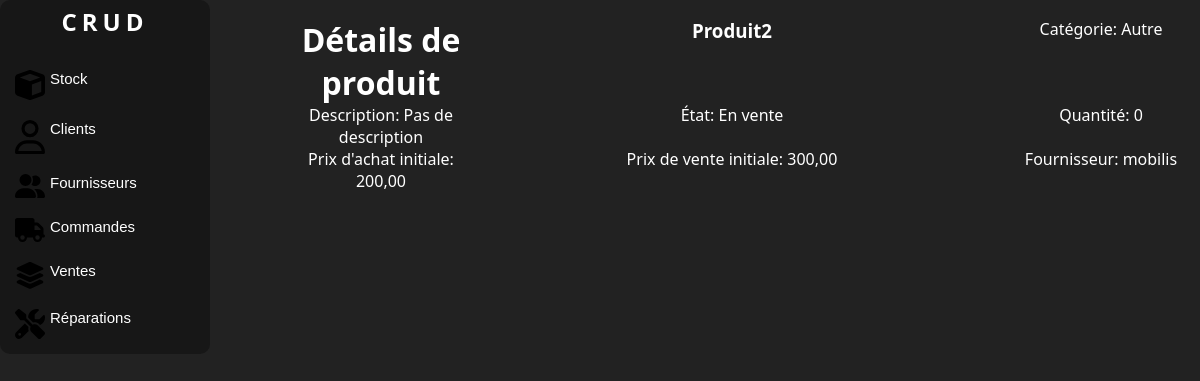
The app's page /produit/2/, older data.
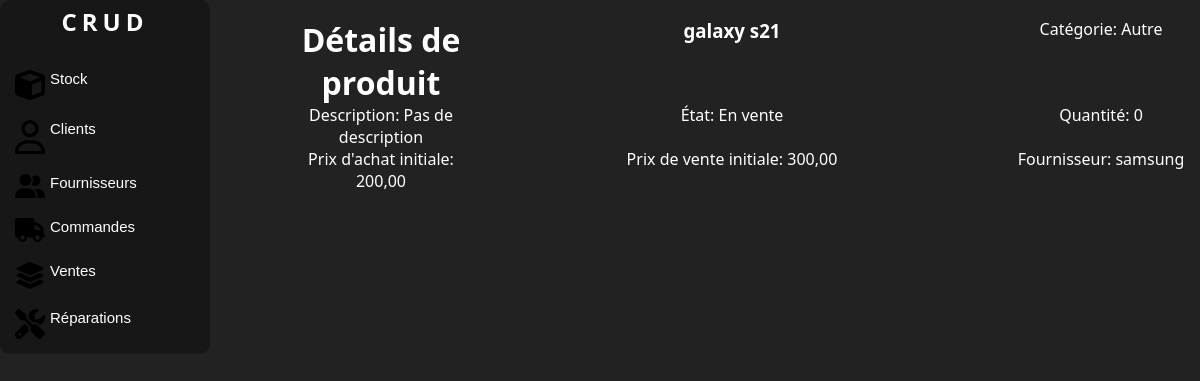
The same page, newer data.
### manager/models.py (models this page shows, shortened)
class Product(models.Model):
    STATE_CHOICES = [
        ('En vente', 'En vente'),
        ('En réparation', 'En réparation'),
    ]
    name = models.CharField(max_length=100, db_column='Nom')
    category = models.ForeignKey(Category, on_delete=models.SET_DEFAULT, default=1, db_column='Catégorie')
    description = models.TextField(db_column='Description', default='Pas de description')
    state = models.CharField(max_length=20, choices=STATE_CHOICES, default='EN_VENTE', db_column='État')
    quantity = models.PositiveIntegerField(default=0, blank=True, null=True, db_column='Quantité')
    initial_buying_price = models.DecimalField(max_digits=10, decimal_places=2, blank=True, null=True,
                                               db_column='Prix d\'achat initiale')
    initial_selling_price = models.DecimalField(max_digits=10, decimal_places=2, blank=True, null=True,
                                                db_column='Prix de vente initiale')
    supplier = models.ForeignKey(Supplier, on_delete=models.SET_NULL, null=True, blank=True, db_column='Fournisseur')
    class Meta:
        db_table = 'Produit'

class Supplier(models.Model):
    name = models.CharField(max_length=100, db_column='Nom')
    phone = PhoneNumberField(unique=True, region='DZ', db_column='Téléphone')
    email = models.EmailField(unique=True, db_column='Email')
    address = models.TextField(db_column='Adresse')
    def __str__(self):
        return self.name
    class Meta:
        db_table = 'Fournisseur'

class Category(models.Model):
    name = models.CharField(max_length=100, db_column='Nom')
    def __str__(self):
        return self.name
    class Meta:
        db_table = 'Catégorie'

### manager/views.py (the view)
# urls.py: path('produit/<int:pk>/', ProductDetailView.as_view(), name='product-detail'),
class ProductDetailView(View):
    def get(self, request, pk):
        product = get_object_or_404(Product, pk=pk)
        return render(request, 'detaillproduit.html', {'product': product})

### manager/templatetags/auth_extras.py (called while the page is built)
@register.filter(name='has_group')
def has_group(user, group_name):
    group = Group.objects.get(name=group_name)
    return True if group in user.groups.all() else False

### manager/templates/detaillproduit.html (shortened to what this page needs)
{% load static %}
{% load auth_extras %}
<!DOCTYPE html>
<html lang="en">
<head>
    <link rel="stylesheet" href="{% static 'css/style.css' %}">
    <link rel="stylesheet" href="{% static 'css/accueil.css' %}">
</head>
<body>
<div class="corp">
    <div class="nav">
        <div class="logo">
            <a href="{% url 'home' %}" class="link"><h2>CRUD</h2></a>
        </div>
        <br>
        <button class="value">
            <a class="link" href="{% url 'products-list' %}"> Stock </a>
        </button>
        <button class="value">
            <a class="link" href="{% url 'client-list' %}"> Clients </a>
        </button>
        <button class="value">
            <a class="link" href="{% url 'supplier-list' %}"> Fournisseurs </a>
        </button>
        <button class="value">
            <a class="link" href="{% url 'purchase-order-list' %}">Commandes </a>
        </button>
        <button class="value">
            <a class="link" href="{% url 'sale-list' %}">Ventes </a>
        </button>
        <button class="value">
            <a class="link" href="{% url 'repair-list' %}"> Réparations </a>
        </button>
    </div>
    <div class="liste">
        <div class="c1">
            <div class="colone1"><h1>Détails de produit</h1></div>
            <h3>{{ product.name }}</h3>
            <p>Catégorie: {{ product.category }}</p>
            <p>Description: {{ product.description }}</p>
            <p>État: {{ product.state }}</p>
            <p>Quantité: {{ product.quantity }}</p>
            <p>Prix d'achat initiale: {{ product.initial_buying_price }}</p>
            <p>Prix de vente initiale: {{ product.initial_selling_price }}</p>
            <p>Fournisseur: {{ product.supplier }}</p>
        </div>
    </div>
</body>
</html>

Row changes from the older to the newer data that the page shows:
changed Product "Pas de description": name "Produit2" → "galaxy s21"; supplier "mobilis" → "samsung"
